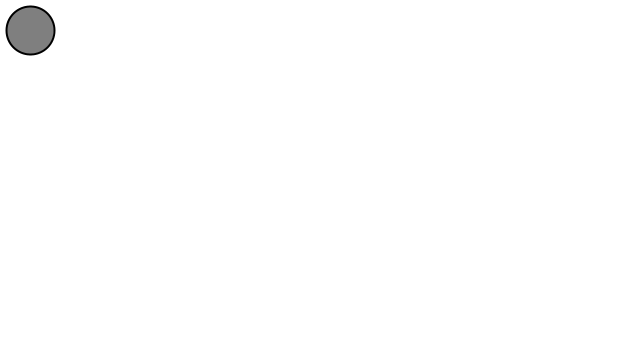
Frame 1 (no input)
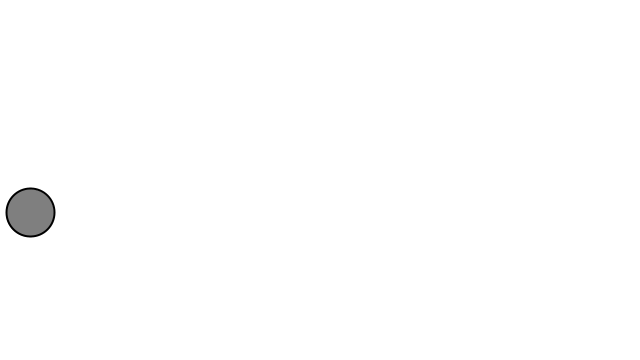
Frame 60 (the mouse pressed at the canvas centre just before this capture)
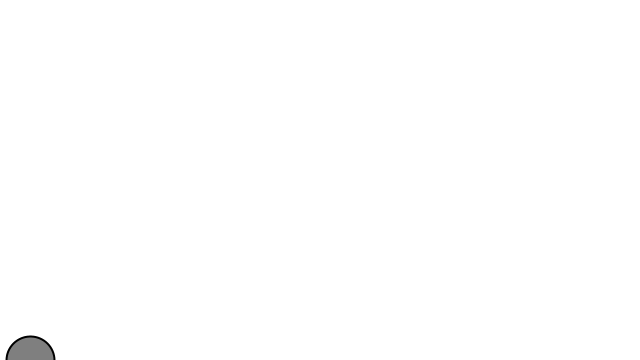
Frame 120 (the mouse held since frame 60 and released just before this capture)

The Processing sketch that drew these frames (run headless with seeded random() and noise(); from frame 60 on, the mouse is pressed at the canvas centre):

// Processing sketch: Force_1
// ── Force_1.pde
// The Nature of Code
// Daniel Shiffman
// http://natureofcode.com
int p;
Mover m;

void setup() {
  size(640,360);
  m = new Mover(); 
}


void draw() {
  background(255);
  
  PVector g = new PVector(0,0.1);
  m.applyForce(g);
  
  //PVector wind = new PVector(0.2,0);
  //m.applyForce(wind);

  m.update();
  m.display();
  m.checkEdges();

}
void mouseReleased(){
  m.acceleration = new PVector(m.location.x/-50-mouseX/-50,m.location.y/-50-mouseY/-50);
  p=1;
}

// ── Mover.pde
// The Nature of Code
// Daniel Shiffman
// http://natureofcode.com

class Mover {

  PVector location;
  PVector velocity;
  PVector acceleration;
  PVector xyz;

  Mover() {
    location = new PVector(30,30);
    velocity = new PVector(0,0);
    acceleration = new PVector(0,0);
    xyz = new PVector(0,-0,1);
  }
  
void applyForce(PVector force){
  if(p==0){
   acceleration = force;; 
  }
  if(p==1){
   p=0;
  }
  
  //acceleration.add(force);
}

  
  
  void update() {
    velocity.add(acceleration);
    location.add(velocity);
    acceleration.mult(0);
  }

  void display() {
    stroke(0);
    strokeWeight(2);
    fill(127);
    ellipse(location.x,location.y,48,48);
  }

  void checkEdges() {

    if (location.x > width) {
      location.x = width;
      velocity.x *= -0;
    } else if (location.x < 0) {
      velocity.x *= -0;
      location.x = 0;
    }

    if (location.y > height) {
      velocity.y *= -0;
      location.y = height;
    }

  }

}
